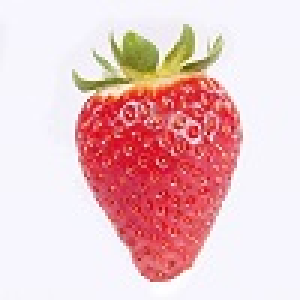
%> input picture MB_LBP/fruit.jpg, 100 x 100 px (shown 3 times larger)
$ octave MBmain.m   (GNU Octave 9; MATLAB toolbox functions it lacks are replaced by stand-ins)
%> lines starting %> are read from the running program, lines starting %| are printed output that depends on the picture
### MB_LBP/getLBPHist.m
function histLBP = getLBPHist(I, r, c, nMB)
% 取得I的分区 LBP 直方图
%
% 输入：r,c --- 了分区的数目，r*c个分区
%       nMB --- MB-LBP 中块的大小
%
% 返回值：histLBP ---  连接 I 的各个分块的LBP直方图而形成的代表 I 的LBP复合特征向量

[m n] = size(I);

% 计算分区的大小
mPartitionSize = floor(m / r);
nPartitionSize = floor(n / c);

for ii = 1:r-1
    for jj = 1:c-1
        Sub = I( (ii-1)*mPartitionSize+1:ii*mPartitionSize, (jj-1)*nPartitionSize+1:jj*nPartitionSize );
%        hist{ii}{jj} = getMBLBPFea( Sub, nMB );
        hist{ii}{jj} = getMBLBPFea_33( Sub, nMB );
    end
end


% 处理最后一行和最后一列
clear Sub
for ii = 1:r-1
    Sub = I( (ii-1)*mPartitionSize+1:ii*mPartitionSize, (c-1)*nPartitionSize+1:n );
%    hist{ii}{c} = getMBLBPFea(Sub, nMB);
    hist{ii}{c} = getMBLBPFea_33( Sub, nMB );
end
clear Sub

for jj = 1:c-1
    Sub = I( (r-1)*mPartitionSize+1:m, (jj-1)*nPartitionSize+1:jj*nPartitionSize );
%    hist{r}{jj} = getMBLBPFea(Sub, nMB);
    hist{r}{jj} = getMBLBPFea_33( Sub, nMB );
end
clear Sub

Sub = I((r-1)*mPartitionSize+1:m, (c-1)*nPartitionSize+1:n);
%hist{r}{c} = getMBLBPFea(Sub, nMB);
hist{r}{c} = getMBLBPFea_33( Sub, nMB );


% 连接各个分块的LBP直方图形成复合特征向量
histLBP = zeros(1, 0);
for ii = 1:r
    for jj = 1:c
        histLBP = [histLBP hist{ii}{jj}];
    end
end

### MB_LBP/getMBLBPFea_33.m
function [histLBP, MatLBP, MatLBP_MB] = getMBLBPFea_33(I, blockSize)
% 计算分区图像 I 的LBP特征,3*3,uniform
% return value: MatLBP --- LBP 响应矩阵
%               histLBP --- 1维行向量，LBP 直方图
%               blockSize --- MBLBP 中的分块大小，默认值为1
%
% 输入：I --- 分区图像
%       blockSize --- 块的大小
%
% 返回值: MatLBP --- LBP 响应矩阵
%        histLBP --- 1维行向量，LBP 直方图
%        MatLBP_MB --- MBLBP 的像素块低分辨率表示

if nargin < 2
    blockSize = 1;
end

% 获得分块图像I的大小
[m n] = size(I);


% 将原始图像依据 blockSize 分块，计算每块的平均灰度值，对应保存在映射矩阵 I_MB 中
mSub = floor(m / blockSize);
nSub = floor(n / blockSize);

mRem = mod(m, blockSize);
nRem = mod(n, blockSize);
mRem = round(mRem / 2);
nRem = round(nRem / 2);

I_MB = zeros(mSub, nSub);

for ii = 1:mSub
    for jj = 1:nSub
        I_center = I( 1+mRem:mRem+mSub*blockSize, 1+nRem:nRem+nSub*blockSize ); % 取中心区域，不够分出整块的留在两个边
        SubRgn = I_center( (ii-1)*blockSize+1 : ii*blockSize, (jj-1)*blockSize+1 : jj*blockSize );
        I_MB(ii, jj) = mean( SubRgn(:) );
    end
end


% 剩下的任务就是对分块矩阵的映射 I_MB 计算 blockSize = 1 的 uniform 3*3 LBP特征了
rad = 1;
if (mSub <= 2*rad) || (nSub <= 2*rad)
    error('I is too small to compute LBP feature!');
end

MatLBP_MB = zeros(mSub-2*rad, nSub-2*rad);

% 读入 LBP 映射(像素灰度与直方图收集箱索引的映射)
load Mat/LBPMap.mat;

for ii = 1+rad : mSub-rad
    for jj = 1+rad : nSub-rad
        nCnt = 1;


        % 计算 3*3 邻域的像素值
        nbPT(nCnt) = I_MB(ii-rad, jj-rad);
        nCnt = nCnt + 1;

        nbPT(nCnt) = I_MB(ii-rad, jj);
        nCnt = nCnt + 1;

        nbPT(nCnt) = I_MB(ii-rad, jj+rad);
        nCnt = nCnt + 1;

        nbPT(nCnt) = I_MB(ii, jj+rad);
        nCnt = nCnt + 1;

        nbPT(nCnt) = I_MB(ii+rad, jj+rad);
        nCnt = nCnt + 1;

        nbPT(nCnt) = I_MB(ii+rad, jj);
        nCnt = nCnt + 1;

        nbPT(nCnt) = I_MB(ii+rad, jj-rad);
        nCnt = nCnt + 1;

        nbPT(nCnt) = I_MB(ii, jj-rad);


        for iCnt = 1:nCnt
            if( nbPT(iCnt) >= I_MB(ii, jj) )
                MatLBP_MB(ii-rad, jj-rad) = MatLBP_MB(ii-rad, jj-rad) + 2^(nCnt-iCnt);
            end
        end
    end
end

% 还原 MatLBP_MB
MatLBP = zeros(m-2*rad*blockSize, n-2*rad*blockSize);
for ii = 1:mSub-2*rad
    for jj = 1:nSub-2*rad
        MatLBP( mRem+(ii-1)*blockSize+1 : mRem+ii*blockSize, nRem+(jj-1)*blockSize+1 : nRem+jj*blockSize ) = MatLBP_MB(ii, jj);
    end
end


% 计算LBP直方图
histLBP = zeros(1, 59); % 对于(8,2)的uniform直方图共有59个收集箱

for ii = 1:mSub-2*rad
    for jj = 1:nSub-2*rad
        histLBP( vecLBPMap( MatLBP_MB(ii, jj)+1 ) ) = histLBP( vecLBPMap( MatLBP_MB(ii, jj)+1 ) ) + 1;
    end
end

### MB_LBP/MBmain.m
I=imread('fruit.jpg');
%> I is the input picture: size 100x100x3 uint8; mean R, G, B 234.8, 196.6, 199.5
% I=imread('F:\matlabfile\Facel Recognition\Samples\s2_3.bmp')
histLBP1=getLBPHist(I,14,13,1);
%> after the loop in getLBPHist, `for ii = 1:r-1`: hist = 13 items
%> after the loop in getLBPHist, `for jj = 1:c-1`: hist = 14 items
histLBP2=getLBPHist(I,7,6,2);
%> histLBP2 = 2478 values, max 73 at index 2182, min 0 at index 2, mean 2
histLBP3=getLBPHist(I,5,4,3);
%> call 3 of getLBPHist, with r = 5, c = 4, nMB = 3
%> after the loop in getLBPHist (call 3), `for ii = 1:r-1`: hist = 4 items
%> the loop in getLBPHist (call 3), `for ii = 1:r-1` made 4 passes
%> pass 3, in getLBPHist (call 3), `Sub = I( (ii-1)*mPartitionSize+1:ii*mPartitionSize, (c-1)*nPartitionSi..`:
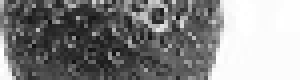
%> Sub: size 20x75 uint8 (shown 4 times larger); min 17, max 255, mean 132.2
%> the loop in getLBPHist (call 3), `for jj = 1:c-1` made 3 passes
%> pass 1, in getLBPHist (call 3), `Sub = I( (r-1)*mPartitionSize+1:m, (jj-1)*nPartitionSize+1:jj*nPartiti..`:
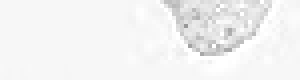
%> Sub: size 20x75 uint8 (shown 4 times larger); min 151, max 255, mean 242.6
%> pass 3, in getLBPHist (call 3), `Sub = I( (r-1)*mPartitionSize+1:m, (jj-1)*nPartitionSize+1:jj*nPartiti..`:
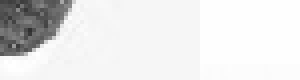
%> Sub: size 20x75 uint8 (shown 4 times larger); min 48, max 255, mean 229.4
%> after the loop in getLBPHist (call 3), `for jj = 1:c-1`: hist = 5 items
%> in getLBPHist (call 3), `Sub = I((r-1)*mPartitionSize+1:m, (c-1)*nPartitionSize+1:n);`:
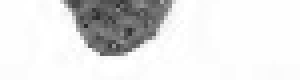
%> Sub: size 20x75 uint8 (shown 4 times larger); min 41, max 255, mean 226
%> after the loop in getLBPHist (call 3), `for ii = 1:r`: histLBP = 1180 values, max 45 at index 1061, min 0 at index 2, mean 1.56
%> histLBP3 has the same summary as histLBP in getLBPHist
figure,plot(histLBP1);
%> after `plot(histLBP1)`:
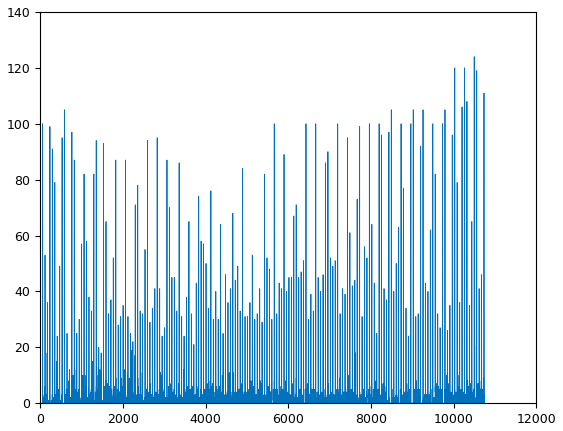
%> figure redrawn from the program's plot data; curve peaks at x = 10501, y = 124
figure,plot(histLBP2);
%> after `plot(histLBP2)`:
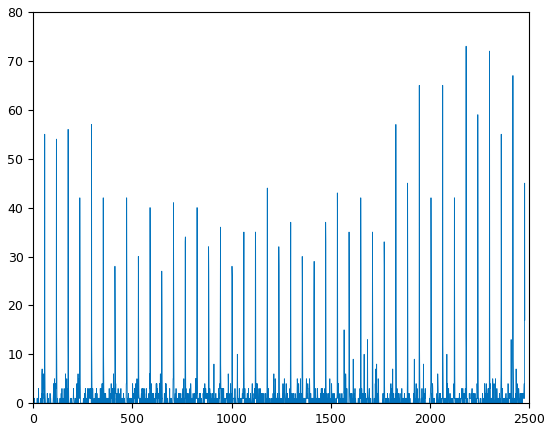
%> figure redrawn from the program's plot data; curve peaks at x = 2182, y = 73
figure,plot(histLBP3);
%> after `plot(histLBP3)`:
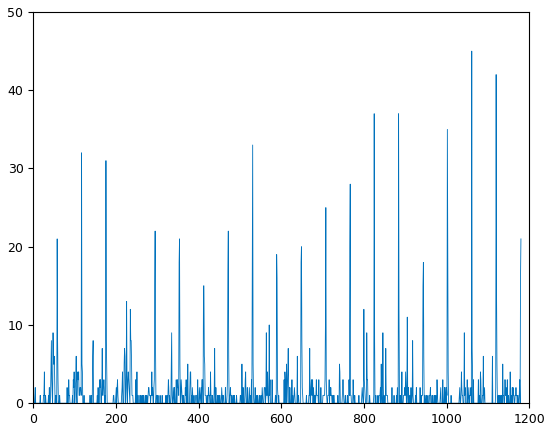
%> figure redrawn from the program's plot data; curve peaks at x = 1061, y = 45
